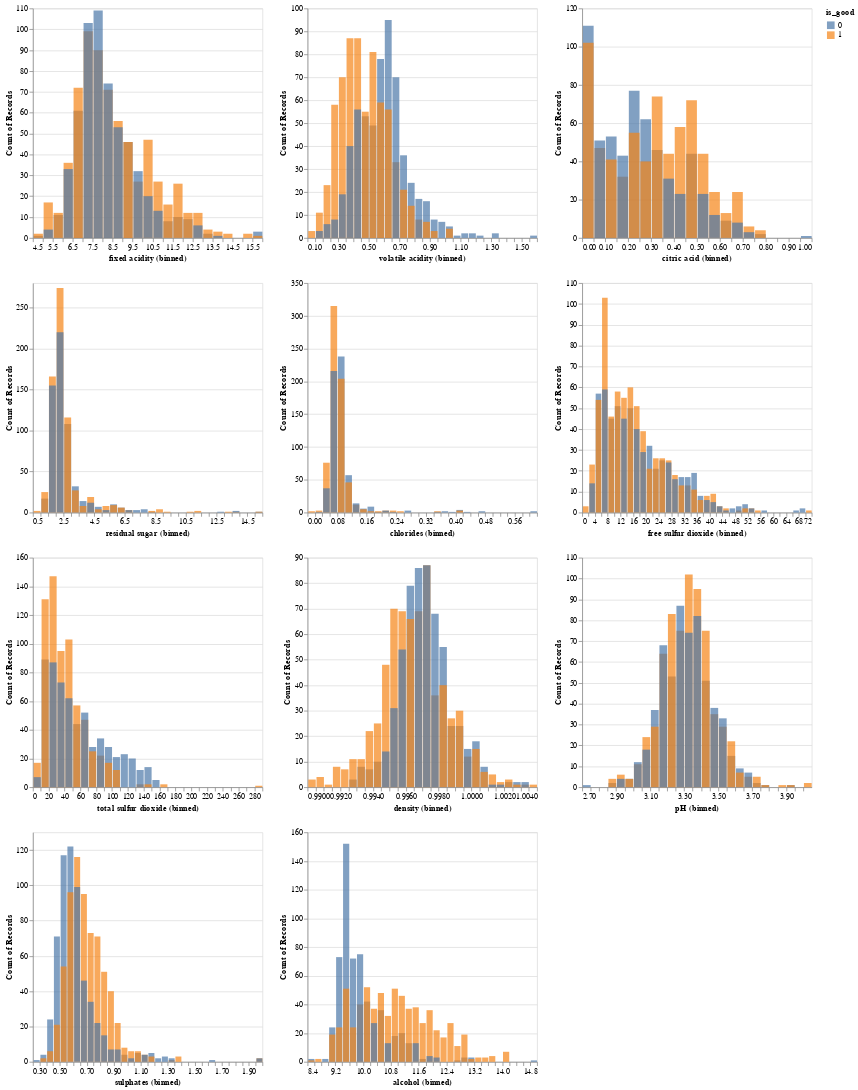

Here is the notebook cell this chart was saved with:
### Markdown cell above
EDA

We want to see which features might be correlated with our target variable. We will do this by creating faceted histograms.

### Code cell
import altair as alt

numeric_columns = numeric_columns = [
    'fixed acidity', 
    'volatile acidity', 
    'citric acid', 
    'residual sugar', 
    'chlorides', 
    'free sulfur dioxide', 
    'total sulfur dioxide', 
    'density', 
    'pH', 
    'sulphates', 
    'alcohol'
]

alt.Chart(train_data).mark_bar(opacity=0.7).encode(
    x=alt.X(alt.repeat()).type('quantitative').bin(maxbins=40),
    y=alt.Y('count()').stack(False),
    color='is_good:N'
).repeat(numeric_columns, columns = 3)
